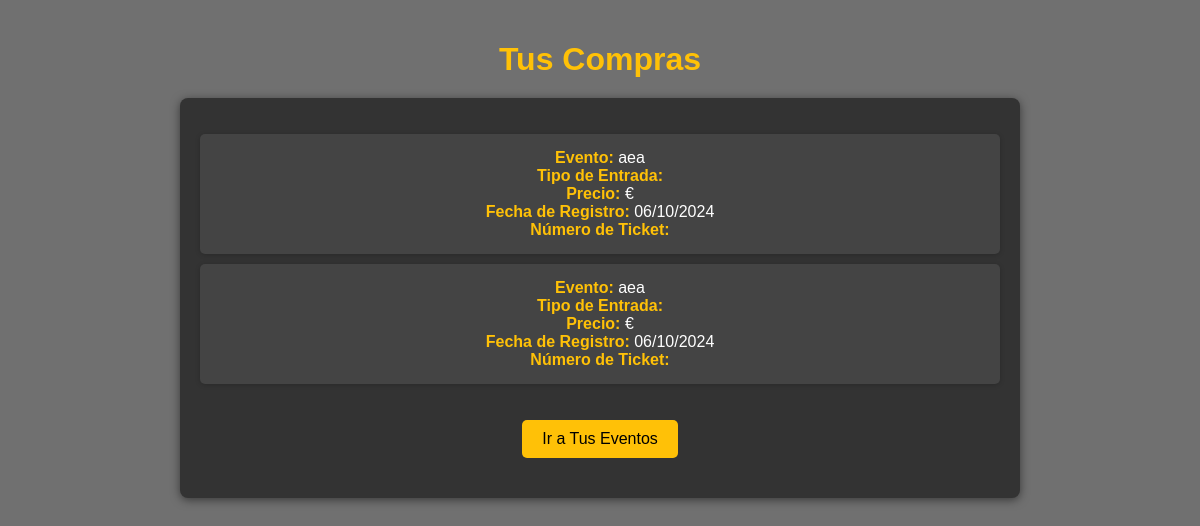
/eventos/mis_compras/ (signed in), run on an earlier commit of the app's database.
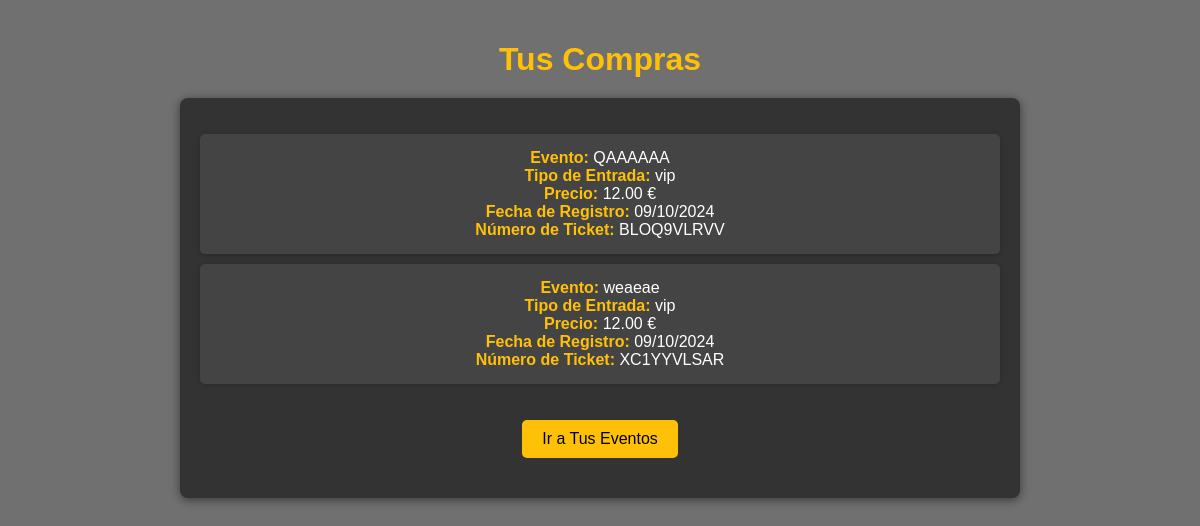
And on a later commit of the database.
### eventos/models.py (models this page shows, shortened)
class RegistroEvento(models.Model):
    TIPO_ENTRADA = [
        ('normal', 'Normal'),
        ('vip', 'VIP'),
        ('gratuita', 'Gratuita'),
    ]
    evento = models.ForeignKey(Evento, on_delete=models.CASCADE, related_name='registros')
    usuario = models.ForeignKey(Usuario, on_delete=models.CASCADE, related_name='registros_eventos')
    fecha_registro = models.DateTimeField(auto_now_add=True)
    tipo_de_entrada = models.CharField(max_length=10, choices=TIPO_ENTRADA)  # Campo para tipo de entrada
    precio = models.DecimalField(max_digits=10, decimal_places=2, null=True, blank=True)  # Precio de la entrada
    estado = models.CharField(max_length=20, default='activo')  # Estado del registro (activo, cancelado, utilizado)
    codigo_registro = models.UUIDField(default=uuid.uuid4, editable=False, unique=True)  # Código único de registro
    numero_ticket = models.CharField(max_length=10)
    class Meta:
        unique_together = ('evento', 'usuario')  # Restricción para evitar registros duplicados

class Evento(models.Model):
    nombre = models.CharField(max_length=100)
    fecha_inicio = models.DateField()  # Fecha de inicio del evento
    fecha_fin = models.DateField()      # Fecha de finalización del evento
    lugar = models.CharField(max_length=100)
    descripcion = models.TextField()
    imagen_url = models.URLField(max_length=200, blank=True)  # URL de la imagen
    organizador = models.ForeignKey(Usuario, on_delete=models.CASCADE, related_name='eventos_organizados')  # Cambié 'User' por 'Usuario'
    ubicacion = models.TextField(blank=True, null=True)   # URL de ubicación
    categoria = models.CharField(max_length=50, blank=True)  # Categoría opcional
    es_gratuito = models.BooleanField(default=False)  # Campo para indicar si el evento es gratuito
    precio_normal = models.DecimalField(max_digits=10, decimal_places=2, null=True, blank=True)  # Precio de entrada normal
    precio_vip = models.DecimalField(max_digits=10, decimal_places=2, null=True, blank=True)  # Precio de entrada VIP

### eventos/views.py (the view)
# urls.py: path('mis_compras/', views.mis_compras, name='mis_compras'),
def mis_compras(request):
    if 'usuario_id' not in request.session:
        return redirect('iniciar_sesion')
    usuario = get_object_or_404(Usuario, id=request.session['usuario_id'])
    registros = RegistroEvento.objects.filter(usuario=usuario)
    return render(request, 'eventos/mis_compras.html', {
        'registros': registros,
        'usuario_nombre': usuario.nombre,  # Asegúrate de que 'nombre' es el campo correcto
    })

### eventos/templates/eventos/mis_compras.html (shortened to what this page needs)
<!DOCTYPE html>
<html lang="es">
<head>
</head>
<body>
    <h1>Tus Compras</h1>
    <div class="compras-container">
        {% if registros %}
            <ul>
                {% for registro in registros %}
                    <li>
                        <strong>Evento:</strong> {{ registro.evento.nombre }}<br>
                        <strong>Tipo de Entrada:</strong> {{ registro.tipo_de_entrada }}<br>
                        <strong>Precio:</strong> {{ registro.precio|floatformat:2 }} €<br>
                        <strong>Fecha de Registro:</strong> {{ registro.fecha_registro|date:"d/m/Y" }}<br>
                        <strong>Número de Ticket:</strong> {{ registro.numero_ticket }}<br>
                    </li>
                {% endfor %}
            </ul>
        {% else %}
            <p>No tienes compras registradas.</p>
        {% endif %}
        <a href="{% url 'listar_mis_eventos' %}" class="boton-eventos">Ir a Tus Eventos</a>
    </div>
</body>
</html>

### eventos/templates/eventos/mis_compras.html (style rules this page uses)
body { font-family: Arial, sans-serif; margin: 0; padding: 20px; background-color: #707070; color: #fff; }
h1 { text-align: center; color: #ffc107; margin-bottom: 20px; }
.compras-container { max-width: 800px; margin: auto; background: #333; padding: 20px; border-radius: 8px; box-shadow: 0 2px 10px rgba(0, 0, 0, 0.5); }
ul { list-style-type: none; padding: 0; }
li { background: #444; margin: 10px 0; padding: 15px; border-radius: 5px; box-shadow: 0 1px 5px rgba(0, 0, 0, 0.2); }
strong { color: #ffc107; }
.boton-eventos { display: inline-block; padding: 10px 20px; background-color: #ffc107; color: black; text-align: center; border: none; border-radius: 5px; cursor: pointer; transition: background 0.3s ease, transform 0.2s; margin: 20px auto; text-decoration: none; }
.compras-container { text-align: center; }

What changed in the data, as far as the page shows it:
removed RegistroEvento: evento.nombre "aea", fecha_registro "06/10/2024"
removed RegistroEvento: evento.nombre "aea", fecha_registro "06/10/2024"
added RegistroEvento: evento.nombre "QAAAAAA", tipo_de_entrada "vip", precio "12.00", fecha_registro "09/10/2024", numero_ticket "BLOQ9VLRVV"
added RegistroEvento: evento.nombre "weaeae", tipo_de_entrada "vip", precio "12.00", fecha_registro "09/10/2024", numero_ticket "XC1YYVLSAR"
